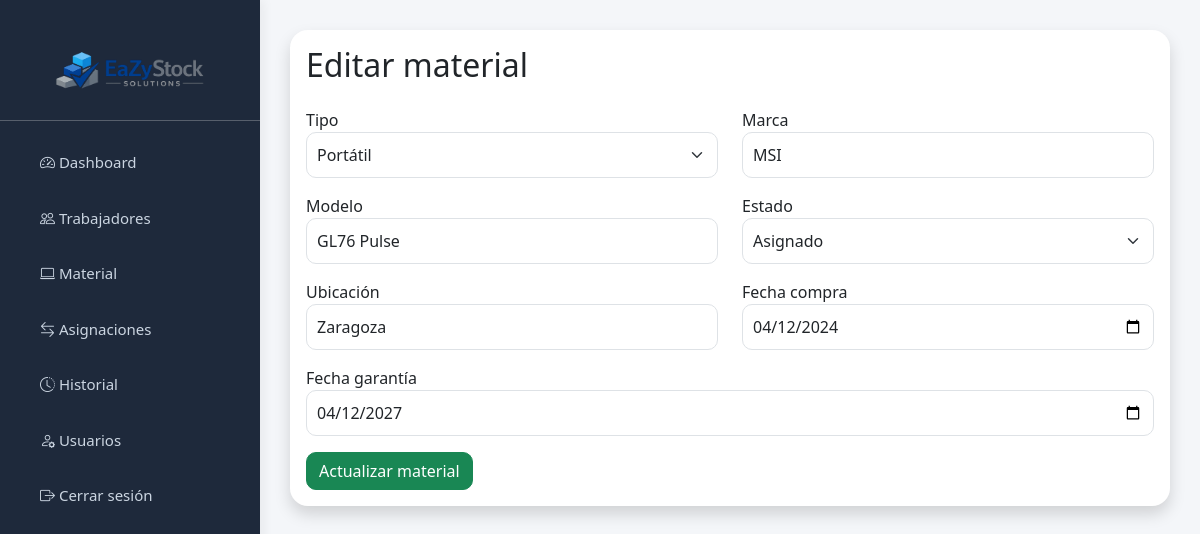
The page /material/editar.php?id=12 (signed in) on the database its author committed.
### tables this page shows
CREATE TABLE `material` (
  `id` int(11) NOT NULL,
  `tipo` enum('Portátil','Sobremesa','Monitor','Móvil','Dockstation','Tablet','Surface') NOT NULL,
  `marca` varchar(100) DEFAULT NULL,
  `modelo` varchar(100) DEFAULT NULL,
  `numero_serie` varchar(150) NOT NULL,
  `estado` enum('Disponible','Asignado','Reparación','Baja') DEFAULT 'Disponible',
  `ubicacion` varchar(100) DEFAULT 'Almacén IT',
  `fecha_compra` date DEFAULT NULL,
  `fecha_garantia` date DEFAULT NULL,
  `activo` tinyint(1) DEFAULT 1
);

### material/editar.php (the view, shortened to what this page needs)
<?php
include '../config/conexion.php';
$id = $_GET['id'];
$sql = "SELECT * FROM material WHERE id = $id";
$resultado = $conn->query($sql);
$material = $resultado->fetch_assoc();
include '../includes/header.php';
include '../includes/sidebar.php';
?>
<div class="main-content">
    <div class="card shadow">
        <div class="card-body">
            <h2 class="mb-4">
                Editar material
            </h2>
            <form method="POST">
                <div class="row">
                    <div class="col-md-6 mb-3">
                        <label>Tipo</label>
                        <select
                            name="tipo"
                            class="form-select"
                        >
                            <option <?php if($material['tipo']=='Portátil') echo 'selected'; ?>>
                                Portátil
                            </option>
                        </select>
                    </div>
                    <div class="col-md-6 mb-3">
                        <label>Marca</label>
                        <input
                            type="text"
                            name="marca"
                            class="form-control"
                            value="<?php echo $material['marca']; ?>"
                        >
                    </div>
                </div>
                <div class="row">
                    <div class="col-md-6 mb-3">
                        <label>Modelo</label>
                        <input
                            type="text"
                            name="modelo"
                            class="form-control"
                            value="<?php echo $material['modelo']; ?>"
                        >
                    </div>
                    <div class="col-md-6 mb-3">
                        <label>Estado</label>
                        <select
                            name="estado"
                            class="form-select"
                        >
                            <option <?php if($material['estado']=='Asignado') echo 'selected'; ?>>
                                Asignado
                            </option>
                        </select>
                    </div>
                </div>
                <div class="row">
                    <div class="col-md-6 mb-3">
                        <label>Ubicación</label>
                        <input
                            type="text"
                            name="ubicacion"
                            class="form-control"
                            value="<?php echo $material['ubicacion']; ?>"
                        >
                    </div>
                    <div class="col-md-6 mb-3">
                        <label>Fecha compra</label>
                        <input
                            type="date"
                            name="fecha_compra"
                            class="form-control"
                            value="<?php echo $material['fecha_compra']; ?>"
                        >
                    </div>
                </div>
                <div class="mb-3">
                    <label>Fecha garantía</label>
                    <input
                        type="date"
                        name="fecha_garantia"
                        class="form-control"
                        value="<?php echo $material['fecha_garantia']; ?>"
                    >
                </div>
                <button
                    type="submit"
                    class="btn btn-success"
                >
                    Actualizar material
                </button>
            </form>
        </div>
    </div>
</div>
<?php include '../includes/footer.php'; ?>

### assets/css/estilos.css (style rules this page uses)
body { background-color: #f4f6f9; font-family: 'Segoe UI', Tahoma, Geneva, Verdana, sans-serif; }
.main-content { margin-left: 260px; padding: 30px; }
.card { border: none; border-radius: 18px; box-shadow: 0 4px 12px rgba(0,0,0,0.05); }
.btn { border-radius: 10px; font-weight: 500; }
.form-control, .form-select { border-radius: 10px; padding: 10px; }

### rows shown on the page
material: tipo "Portátil", marca "MSI", modelo "GL76 Pulse", estado "Asignado", ubicacion "Zaragoza", fecha_compra "04/12/2024", fecha_garantia "04/12/2027"
